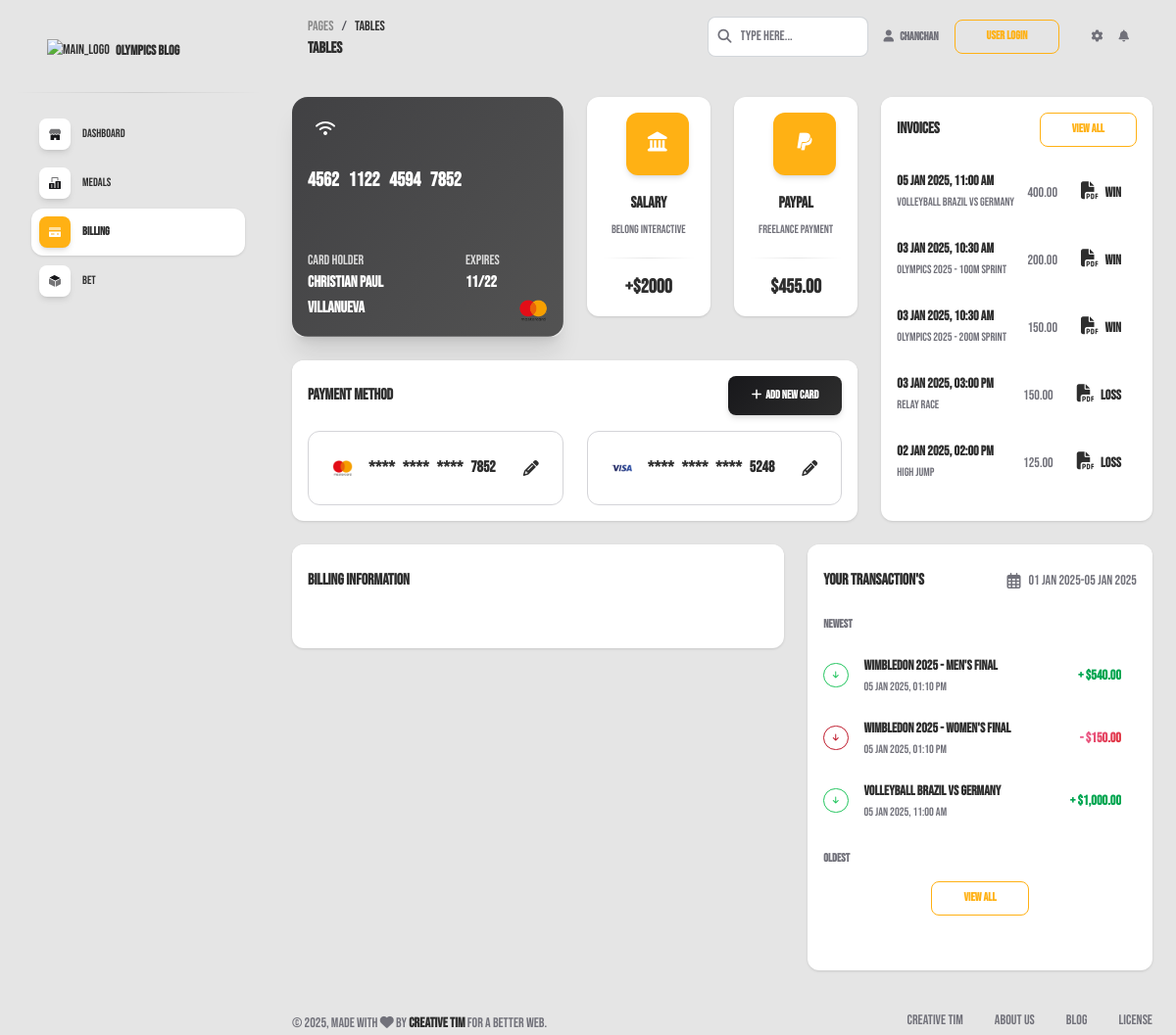
Screenshot of /F01/pages/billing_user.php (signed in) with the database file from the repository.
### tables this page shows
CREATE TABLE `user_details` (
  `id` int(11) NOT NULL,
  `user_id` int(11) NOT NULL,
  `first_name` varchar(50) NOT NULL,
  `last_name` varchar(50) NOT NULL,
  `bday` date NOT NULL,
  `img` varchar(250) NOT NULL DEFAULT '../assets/img/person-1.jpg'
);

CREATE TABLE `users` (
  `id` int(11) NOT NULL,
  `email` varchar(255) NOT NULL,
  `contact_number` varchar(20) DEFAULT NULL,
  `username` varchar(50) NOT NULL,
  `password` varchar(255) NOT NULL,
  `last_activity` datetime(6) NOT NULL DEFAULT current_timestamp(6)
);

CREATE TABLE `transaction_details` (
  `detail_id` int(11) NOT NULL,
  `transaction_id` int(11) NOT NULL,
  `event_name` varchar(100) NOT NULL,
  `bet_type` enum('Win','loss','pend') NOT NULL,
  `bet_amount` decimal(10,2) NOT NULL,
  `odds` decimal(5,2) NOT NULL COMMENT 'Odds of the bet',
  `potential_payout` decimal(10,2) NOT NULL
);

CREATE TABLE `transactions` (
  `transaction_id` int(11) NOT NULL,
  `user_id` int(11) NOT NULL,
  `transaction_date` datetime DEFAULT current_timestamp(),
  `total_bet_amount` decimal(10,2) NOT NULL,
  `payment_method` enum('Credit Card','PayPal','Debit Card','Other') NOT NULL
);

### F01/pages/billing_user.php (the view, shortened to what the rows shown need)
<?php
include("../connect.php");
$userid = $_SESSION['id'];
$query = "SELECT d.email, d.username, d.contact_number, u.first_name, u.last_name FROM users d JOIN user_details u
ON d.id = u.user_id WHERE u.id = '$userid'";
$result = mysqli_query($conn, $query);
$row = mysqli_fetch_assoc($result);
$userN = $row['username'];
$fN = $row['first_name'];
$lN = $row['last_name'];
$new = "SELECT t.transaction_id, t.transaction_date, t.total_bet_amount,
                     td.event_name, td.bet_type, td.bet_amount, td.odds, td.potential_payout
              FROM transactions t
              JOIN transaction_details td ON t.transaction_id = td.transaction_id
              ORDER BY t.transaction_id DESC
              LIMIT 3";
$new_result = mysqli_query($conn, $new);
?>
<!DOCTYPE html>
<html lang="en">
<head>
  <link href="https://demos.creative-tim.com/soft-ui-dashboard/assets/css/nucleo-icons.css" rel="stylesheet" />
  <link href="https://demos.creative-tim.com/soft-ui-dashboard/assets/css/nucleo-svg.css" rel="stylesheet" />
  <link id="pagestyle" href="../assets/css/soft-ui-dashboard.css?v=1.1.0" rel="stylesheet" />
</head>
<body class="g-sidenav-show  bg-gray-100">
  <main class="main-content position-relative max-height-vh-100 h-100 border-radius-lg ">
    <?php include('nav.php'); ?>
    <div class="container-fluid py-4">
      <div class="row">
        <div class="col-lg-8">
          <div class="row">
            <div class="col-xl-6 mb-xl-0 mb-4">
              <div class="card bg-transparent shadow-xl">
                <div class="overflow-hidden position-relative border-radius-xl"
                  style="background-image: url('../assets/img/curved-images/curved14.jpg');">
                  <div class="card-body position-relative z-index-1 p-3">
                    <div class="d-flex">
                      <div class="d-flex">
                        <div class="me-4">
                          <p class="text-white text-sm opacity-8 mb-0">Card Holder</p>
                          <h6 class="text-white mb-0"><?php echo $fN . ' ' . $lN ?></h6>
                        </div>
                      </div>
                    </div>
                  </div>
                </div>
              </div>
            </div>
          </div>
        </div>
        <div class="col-lg-4">
          <div class="card h-100">
            <div class="card-body p-3 pb-0">
              <?php
              $userid = $_SESSION['id'];
              $querys = "SELECT t.transaction_id, t.transaction_date, t.total_bet_amount,
                      td.event_name, td.bet_type, td.bet_amount, td.odds, td.potential_payout
                      FROM transactions t
                      JOIN transaction_details td ON t.transaction_id = td.transaction_id
                      WHERE t.user_id = '$userid'
                      ORDER BY t.transaction_id DESC LIMIT 5
                      ";
              $result = executeQuery($querys);
              while ($row = mysqli_fetch_array($result)) {
                $name = $row["event_name"];
                $date = $row['transaction_date'];
                $betType = $row['bet_type'];
                $betAmount = $row['bet_amount'];
                ?>
                <ul class="list-group">
                  <li class="list-group-item border-0 d-flex justify-content-between ps-0 mb-2 border-radius-lg">
                    <div class="d-flex flex-column">
                      <h6 class="mb-1 text-dark font-weight-bold text-sm">
                        <?php echo date("d M Y, h:i A", strtotime($date)); ?></h6>
                      <span class="text-xs"><?php echo $name ?></span>
                    </div>
                    <div class="d-flex align-items-center text-sm">
                      <?php echo $betAmount ?>
                      <button class="btn btn-link text-dark text-sm mb-0 px-0 ms-4"><i
                          class="fas fa-file-pdf text-lg me-1"></i> <?php echo $betType ?></button>
                    </div>
                  </li>
                <?php }
              ?>
              </ul>
            </div>
          </div>
        </div>
      </div>
      <div class="row">
        <div class="col-md-5 mt-4">
          <div class="card h-100 mb-4">
            <div class="card-body pt-4 p-3">
              <ul class="list-group">
                <?php
                while ($row = mysqli_fetch_array($new_result)) {
                  $name = $row["event_name"];
                  $date = $row['transaction_date'];
                  $betType = $row['bet_type'];
                  $betAmount = $row['bet_amount'];
                  $odds = $row['odds'];
                  if ($betType === 'Win') {
                    $amount = $betAmount * $odds;
                    $colorClass = 'text-success';
                    $btnClass = 'btn-outline-success';
                    $displayAmount = '+ $' . number_format($amount, 2);
                  } else {
                    $amount = -$betAmount;
                    $colorClass = 'text-danger';
                    $btnClass = 'btn-outline-danger';
                    $displayAmount = '- $' . number_format(abs($amount), 2);
                  }
                  ?>
                  <li class="list-group-item border-0 d-flex justify-content-between ps-0 mb-2 border-radius-lg">
                    <div class="d-flex align-items-center">
                      <button
                        class="btn btn-icon-only btn-rounded <?php echo $btnClass ?> mb-0 me-3 btn-sm d-flex align-items-center justify-content-center"><i
                          class="fas fa-arrow-down"></i></button>
                      <div class="d-flex flex-column">
                        <h6 class="mb-1 text-dark text-sm"><?php echo $name ?></h6>
                        <span class="text-xs"><?php echo date("d M Y, h:i A", strtotime($date)); ?></span>
                      </div>
                    </div>
                    <div
                      class="d-flex align-items-center <?php echo $colorClass ?> text-gradient text-sm font-weight-bold">
                      <?php echo $displayAmount ?>
                    </div>
                  </li>
                <?php }
                ?>
              </ul>
            </div>
          </div>
        </div>
      </div>
    </div>
  </main>
</body>
</html>

### F01/pages/nav.php (shortened to what the rows shown need)
<nav class="navbar navbar-main navbar-expand-lg px-0 mx-4 shadow-none border-radius-xl" id="navbarBlur"
      navbar-scroll="true">
      <div class="container-fluid py-1 px-3">
        <div class="collapse navbar-collapse mt-sm-0 mt-2 me-md-0 me-sm-4" id="navbar">
          <ul class="navbar-nav  justify-content-end">
            <li class="nav-item d-flex align-items-center">
              <a href="javascript:;" class="nav-link text-body font-weight-bold px-0">
                <i class="fa fa-user me-sm-1"></i>
                <span class="d-sm-inline d-none"><?php echo $userN; ?></span>
              </a>
            </li>
          </ul>
        </div>
      </div>
    </nav>

### rows the page displays
user_details: user.username "Chanchan", first_name "Christian Paul", last_name "Villanueva"
transaction_details: transaction.transaction_date "05 Jan 2025, 11:00 AM", event_name "Volleyball Brazil vs Germany", bet_amount "400.00", bet_type "Win", displayAmount "+ $1,000.00"
transaction_details: transaction.transaction_date "03 Jan 2025, 10:30 AM", event_name "Olympics 2025 - 100m Sprint", bet_amount "200.00", bet_type "Win"
transaction_details: transaction.transaction_date "03 Jan 2025, 10:30 AM", event_name "Olympics 2025 - 200m Sprint", bet_amount "150.00", bet_type "Win"
transaction_details: transaction.transaction_date "03 Jan 2025, 03:00 PM", event_name "Relay Race", bet_amount "150.00", bet_type "loss"
transaction_details: transaction.transaction_date "02 Jan 2025, 02:00 PM", event_name "High Jump", bet_amount "125.00", bet_type "loss"
transaction_details: event_name "Wimbledon 2025 - Men's Final", transaction.transaction_date "05 Jan 2025, 01:10 PM", displayAmount "+ $540.00"
transaction_details: event_name "Wimbledon 2025 - Women's Final", transaction.transaction_date "05 Jan 2025, 01:10 PM", bet_amount "- $150.00"

### other values shown
$firstDate "01 Jan 2025"
$lastDate "05 Jan 2025"
